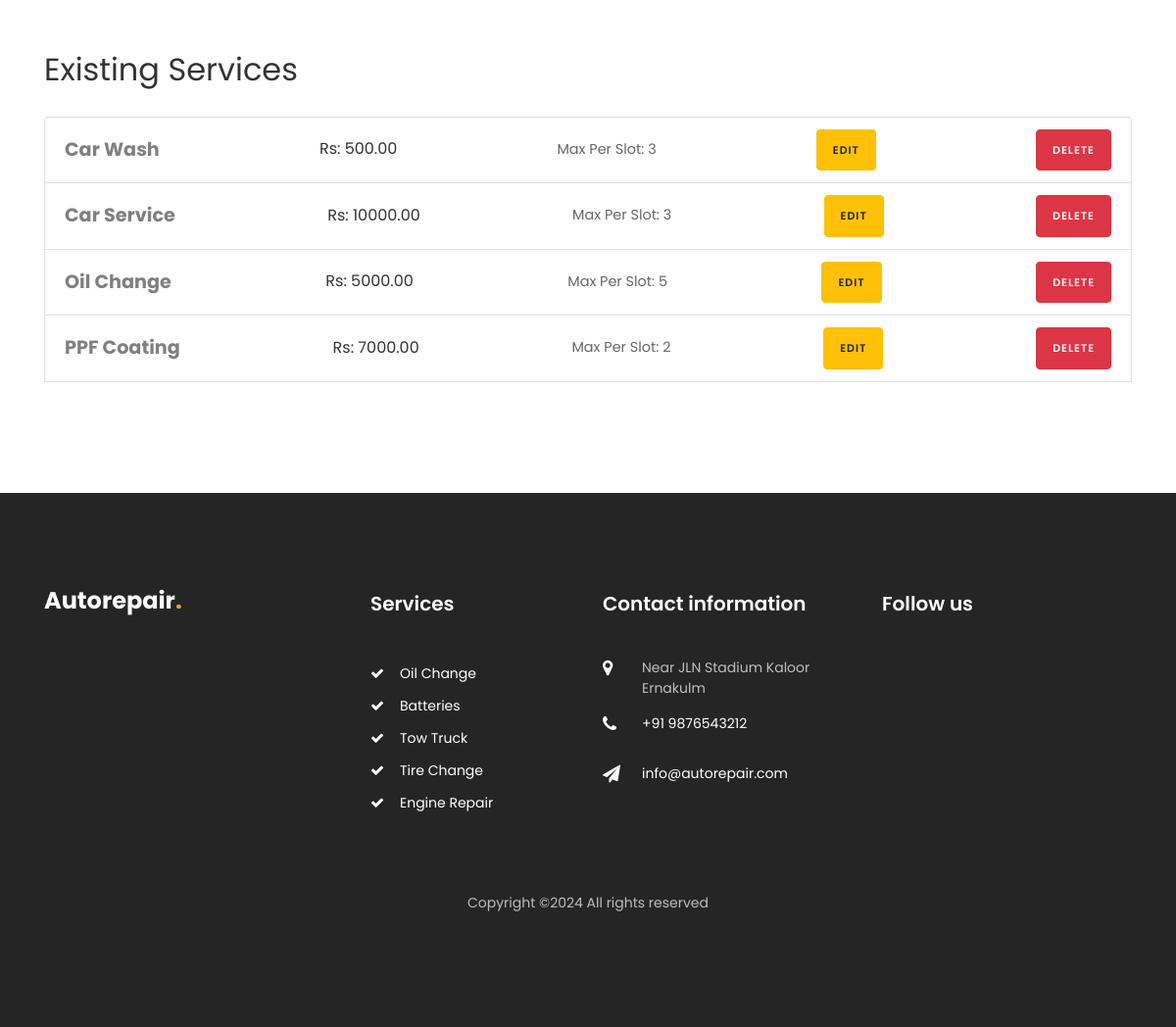
The page /garage_services/ (signed in, lower part) on the database as committed earlier.
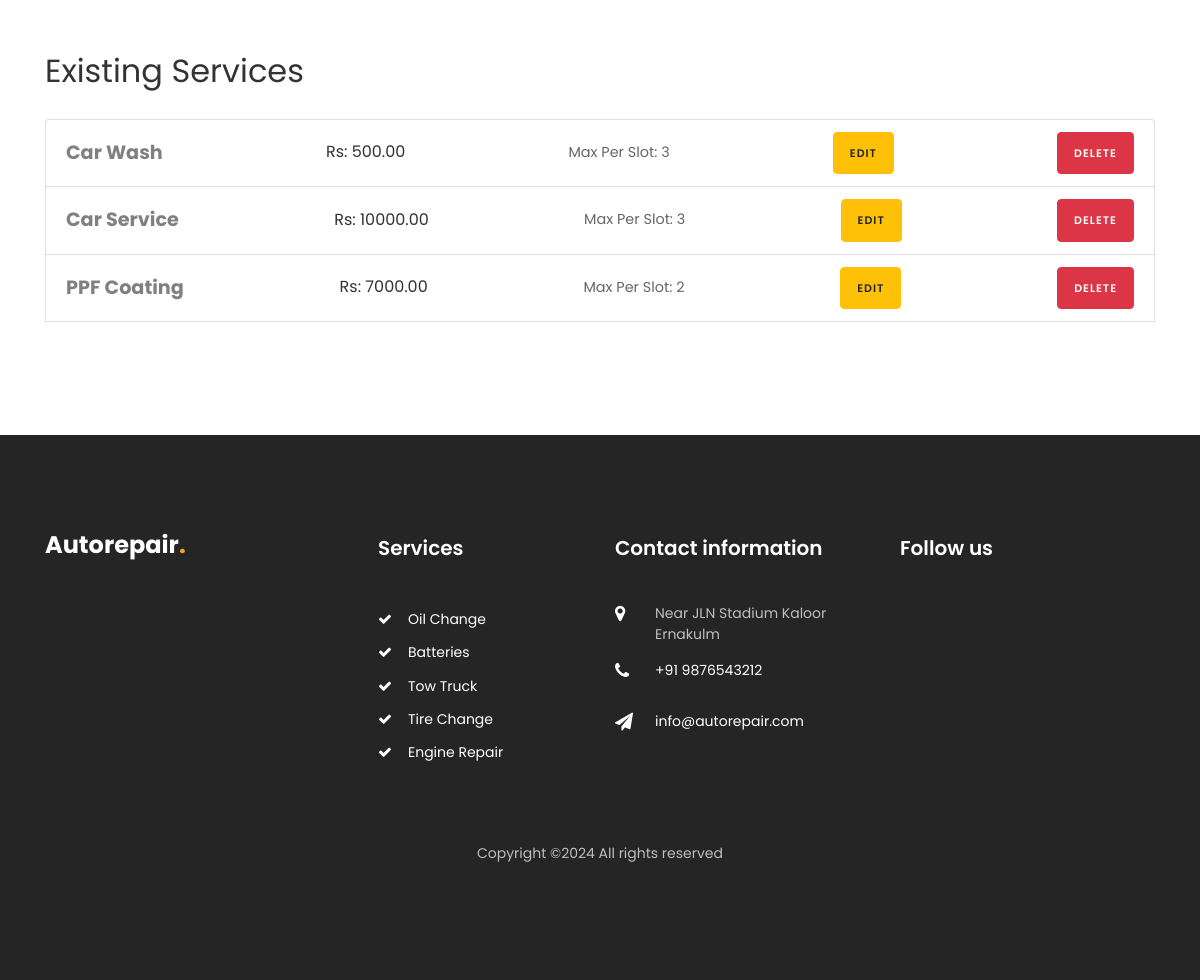
The same page on the database as committed later.
### car/models.py (models this page shows, shortened)
class GarageService(models.Model):
    garage = models.ForeignKey(Garage, on_delete=models.CASCADE, related_name='services')
    service_name = models.CharField(max_length=255)
    price = models.DecimalField(max_digits=10, decimal_places=2)
    max_per_slot = models.PositiveIntegerField()

### car/views.py (the view, shortened to what this page needs)
# urls.py: path('garage_services/', views.garage_services, name='garage_services'),
@login_required
def garage_services(request):
    garage = get_object_or_404(Garage, user=request.user)
    services = GarageService.objects.filter(garage=garage)
    return render(request, 'garage_services.html', {
        'services': services,
        'garage': garage,  # Ensure this is passed to the template
    })

### templates/garage_services.html (shortened to what the changed rows need)
{% load static %}
<!DOCTYPE html>
<html lang="en">
  <head>
    <link rel="stylesheet" href="https://stackpath.bootstrapcdn.com/font-awesome/4.7.0/css/font-awesome.min.css">
    <link rel="stylesheet" href="{% static 'css/animate.css' %}">
    <link rel="stylesheet" href="{% static 'css/owl.carousel.min.css' %}">
    <link rel="stylesheet" href="{% static 'css/owl.theme.default.min.css' %}">
    <link rel="stylesheet" href="{% static 'css/magnific-popup.css' %}">
    <link rel="stylesheet" href="{% static 'css/bootstrap-datepicker.css' %}">
    <link rel="stylesheet" href="{% static 'css/jquery.timepicker.css' %}">
    <link rel="stylesheet" href="{% static 'css/flaticon.css' %}">
    <link rel="stylesheet" href="{% static 'css/style.css' %}">
  </head>
  <body>
    <section class="ftco-section">
      <div class="container">
          <h2 class="mb-4 mt-5">Existing Services</h2>
          <ul class="list-unstyled">
              {% for service in services %}
              <li class="list-group-item">
                  <div class="service-info">
                      <strong>{{ service.service_name }}</strong>
                      <span class="price">Rs: {{ service.price }}</span>
                      <span class="max-per-slot">Max Per Slot: {{ service.max_per_slot }}</span>
                      <a href="#" class="btn btn-warning btn-sm" data-toggle="modal" data-target="#editModal{{ service.id }}">Edit</a>
                      <form method="post" action="{% url 'delete_service' service.id %}" style="display:inline;">
                          <button type="submit" class="btn btn-danger btn-sm">Delete</button>
                      </form>
                  </div>
              </li>
              {% empty %}
              <li>No services available.</li>
              {% endfor %}
          </ul>
      </div>
  </section>
    <footer class="footer ftco-section">
      <div class="container">
        <div class="row mb-5">
          <div class="col-md-6 col-lg">
            <div class="ftco-footer-widget mb-4">
              <h2 class="logo"><a href="/">Autorepair<span>.</span></a></h2>
            </div>
          </div>
          <div class="col-md-6 col-lg">
            <div class="ftco-footer-widget mb-4 ml-md-5">
              <h2 class="ftco-heading-2">Services</h2>
            </div>
          </div>
          <div class="col-md-6 col-lg">
            <div class="ftco-footer-widget mb-4">
            	<h2 class="ftco-heading-2">Contact information</h2>
            </div>
          </div>
          <div class="col-md-6 col-lg">
             <div class="ftco-footer-widget mb-4">
              <h2 class="ftco-heading-2">Follow us</h2>
            </div>
          </div>
        </div>
      </div>
    </footer>
  </body>
</html>

Rows that differ between the two databases and show on the page:
removed GarageService: service_name "Oil Change", price "5000.00", max_per_slot "5"
